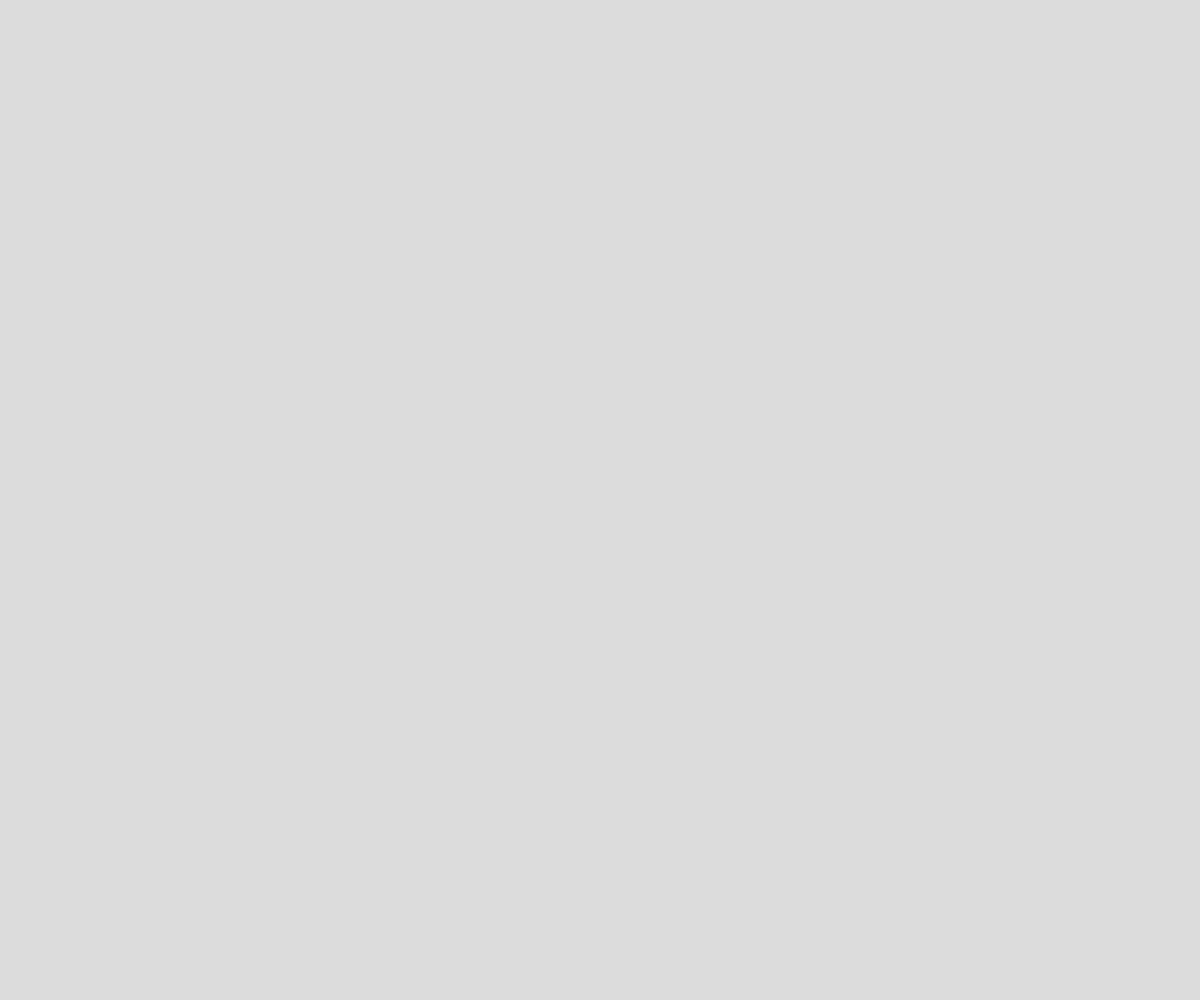
Frame 1 (no input)
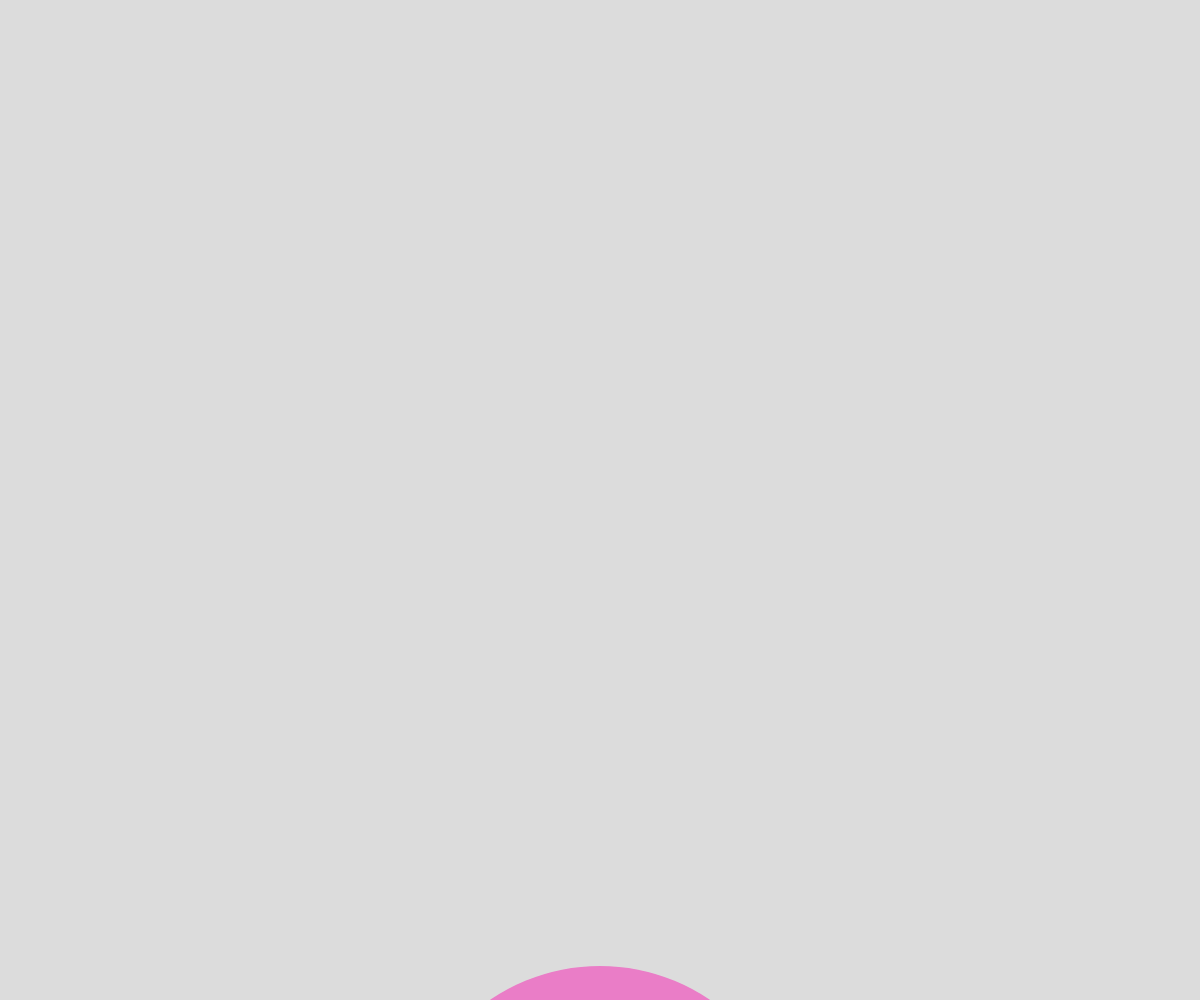
Frame 60 (no input)
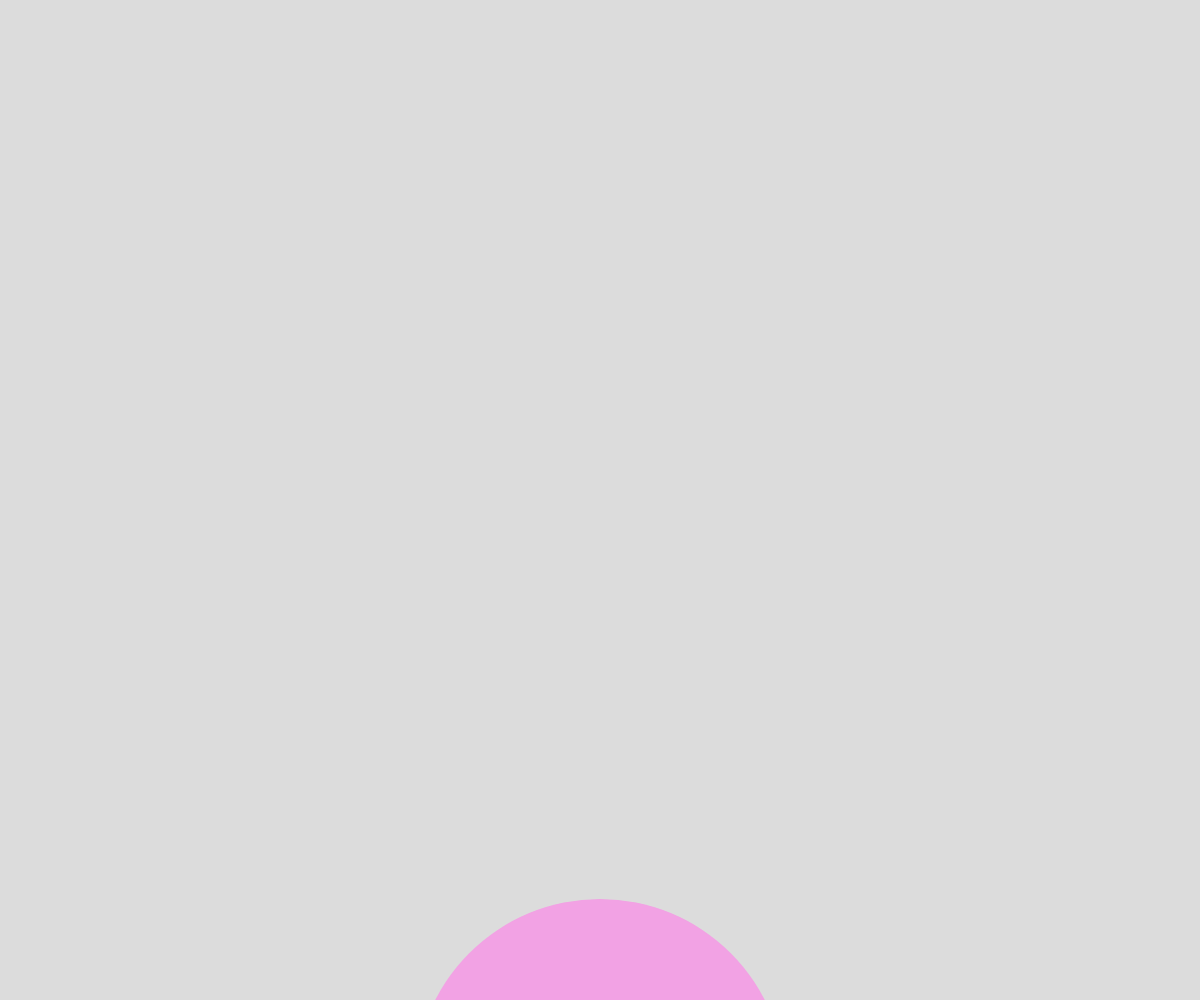
Frame 120 (the mouse pressed at the canvas centre since frame 60)

The p5.js sketch that drew these frames (run headless with seeded random() and noise() and a simulated clock; from frame 60 on, the mouse is pressed at the canvas centre):

// p5.js sketch
// ── sketch.js
var cr = 0,
    inspresus
    crmax = 400,
    culoare = 0;
    var x, y;

    function setup() {
      inspresus=windowHeight+200;
      createCanvas(windowWidth, windowHeight);
      background(220);
    }

    function cercuri() {
      if (cr < crmax) {
        ellipse( windowWidth/2, inspresus, cr);
        cr += 10;
        inspresus--;
      } else {
        cr = 0;
        crmax -= 10;
        if (culoare < 3) culoare++;
        else culoare = 0;

      }
    }

    function draw() {

      ellipseMode(CENTER);
      noStroke();
      if (culoare == 0) fill(234, 125, 199);
      else if (culoare == 1) fill(240, 144, 217);
      else if (culoare == 2) fill(242, 162, 228);
      else if (culoare == 3) fill(247, 232, 232);
      cercuri(50);
      let a = 1;
      a++;
      if (a == 50) {
        cercuri(50);
        a = 1;
      }
    }
